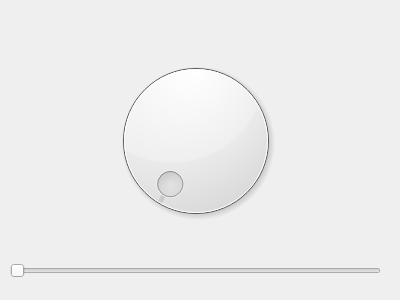
<?xml version="1.0" encoding="UTF-8"?>
<ui version="4.0">
 <class>Form</class>
 <widget class="QWidget" name="Form">
  <property name="geometry">
   <rect>
    <x>0</x>
    <y>0</y>
    <width>400</width>
    <height>300</height>
   </rect>
  </property>
  <property name="windowTitle">
   <string>Form</string>
  </property>
  <widget class="QDial" name="dial">
   <property name="geometry">
    <rect>
     <x>100</x>
     <y>50</y>
     <width>191</width>
     <height>181</height>
    </rect>
   </property>
  </widget>
  <widget class="QSlider" name="horizontalSlider">
   <property name="geometry">
    <rect>
     <x>10</x>
     <y>260</y>
     <width>371</width>
     <height>22</height>
    </rect>
   </property>
   <property name="orientation">
    <enum>Qt::Horizontal</enum>
   </property>
  </widget>
 </widget>
 <resources/>
 <connections/>
</ui>
